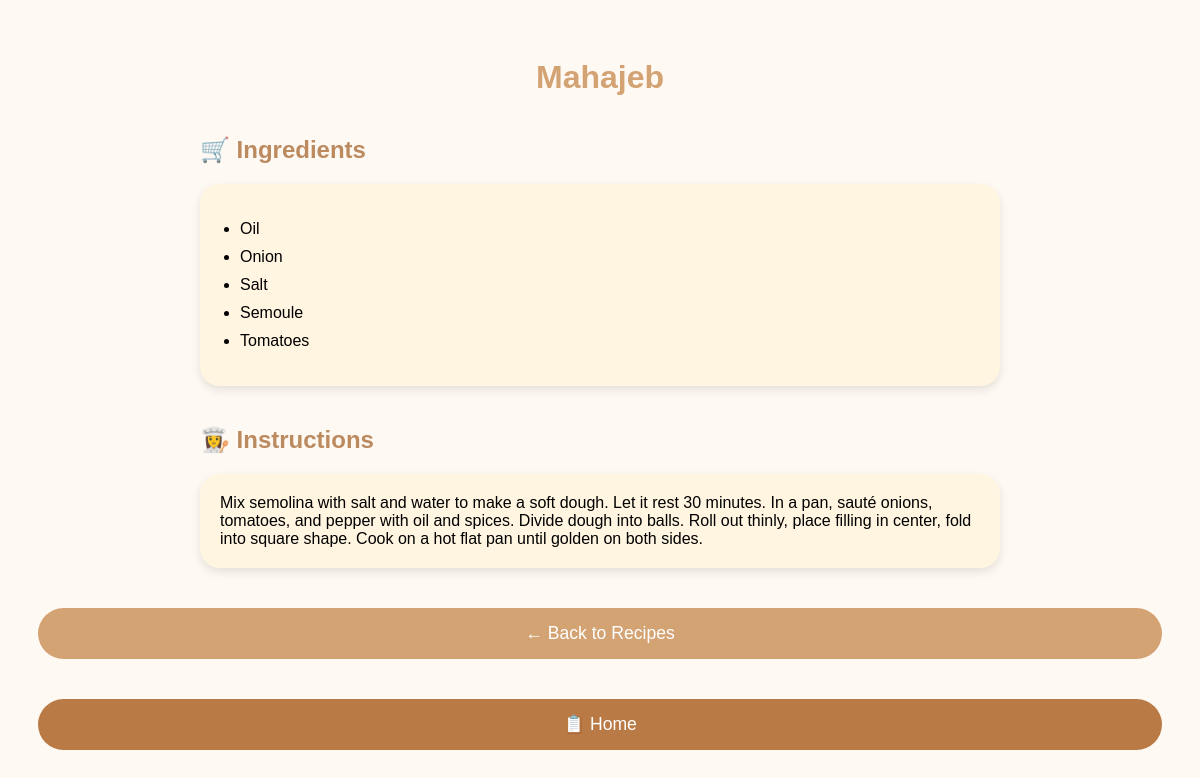
/interface.php?id=Mahajeb, run on the app's committed database.
### tables this page shows
CREATE TABLE recipe_ingredient (
    recipe_name VARCHAR(100),
    ing_name VARCHAR(100),
    PRIMARY KEY (recipe_name, ing_name),
    FOREIGN KEY (recipe_name) REFERENCES recipe(recipe_name) ON DELETE CASCADE ON UPDATE CASCADE,
    FOREIGN KEY (ing_name) REFERENCES ingredient(ing_name) ON DELETE CASCADE ON UPDATE CASCADE
);

CREATE TABLE recipe (
    recipe_name VARCHAR(100) PRIMARY KEY,
    time INT, 
    recipe_details TEXT,
    level_name VARCHAR(100),
    type_name VARCHAR(100),
    FOREIGN KEY (level_name) REFERENCES level(level_name) ON DELETE SET NULL ON UPDATE CASCADE,
    FOREIGN KEY (type_name) REFERENCES type(type_name) ON DELETE SET NULL ON UPDATE CASCADE
);

### interface.php (the view, shortened to what this page needs)
<?php
$recipe = urldecode($_GET['id']);
$conn = new mysqli("localhost", "root", "", "recipe");
$recipeData = $conn->query("SELECT * FROM recipe WHERE recipe_name = '$recipe'")->fetch_assoc();
$ingredients = $conn->query("SELECT ing_name FROM recipe_ingredient WHERE recipe_name = '$recipe'");
?>
<!DOCTYPE html>
<html lang="en">
<head>
</head>
<body>
<h1><?php echo htmlspecialchars($recipe); ?></h1>
<div class="section">
  <h2>🛒 Ingredients</h2>
  <div class="ingredients">
    <ul>
      <?php while ($row = $ingredients->fetch_assoc()): ?>
        <li><?php echo htmlspecialchars($row['ing_name']); ?></li>
      <?php endwhile; ?>
    </ul>
  </div>
</div>
<div class="section">
  <h2>👩‍🍳 Instructions</h2>
  <div class="instructions">
    <?php echo nl2br(htmlspecialchars($recipeData['recipe_details'])); ?>
  </div>
</div>
<a href="recipes.php" class="back-button">← Back to Recipes</a>
<a href="main.php" class="home-button">📋 Home</a>
</body>
</html>

### interface.php (style rules this page uses)
body { font-family: 'Poppins', sans-serif; background: #fff9f4; padding: 30px; }
h1 { color: #d4a373; text-align: center; }
.section { margin-top: 40px; max-width: 800px; margin-left: auto; margin-right: auto; }
.section h2 { color: #bc8a5f; }
.ingredients, .instructions { background: #fff5e1; padding: 20px; border-radius: 20px; box-shadow: 0 4px 10px rgba(0,0,0,0.1); }
ul { padding-left: 20px; }
li { margin-bottom: 10px; }
.back-button, .home-button { display: block; margin: 40px auto; text-align: center; background-color: #d4a373; color: white; text-decoration: none; padding: 15px 25px; border-radius: 30px; font-size: 1.1em; }
.home-button { background-color: #b97a45; }

### data on the page
recipe_ingredient: ing_name "Oil"
recipe_ingredient: ing_name "Onion"
recipe_ingredient: ing_name "Salt"
recipe_ingredient: ing_name "Semoule"
recipe_ingredient: ing_name "Tomatoes"
recipe: recipe_details "Mix semolina with salt and water to make a soft dough. Let it rest 30 minutes. In a pan, sauté onions, tomatoes, and pepper with oil and spices. Divide dough into balls. Roll out thinly, place filling in center, fold into square shape. Cook on a hot flat pan until golden on both sides."

### other printed values
$recipe "Mahajeb"
